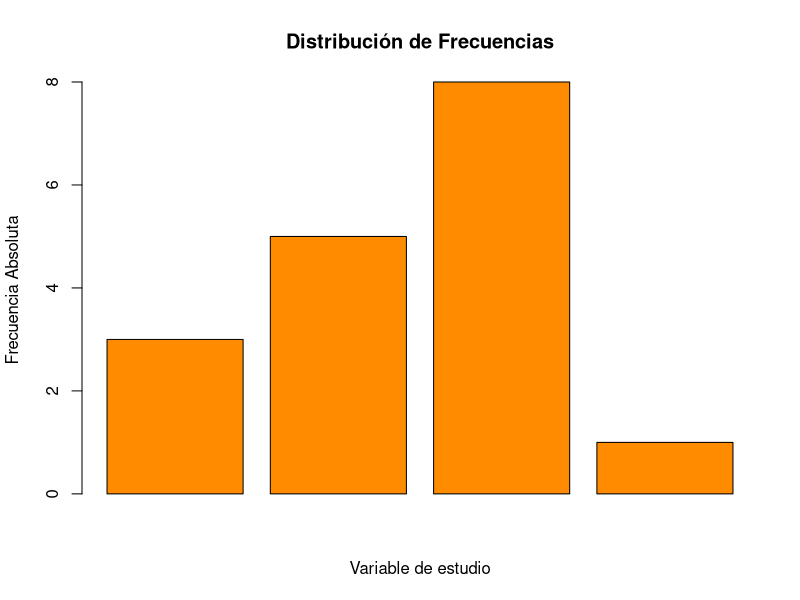

The R script that drew this image:
## ---- chunk 1
#| label: carga-datos
data(mtcars)
variable_estudio <- mtcars$gear
## ---- chunk 2
#| echo: false
colores=c("seagreen", "indianred" , "steelblue", "darkorange") 
grupo1= letters[1:6]  
grupo2= letters[7:13]
grupo3= letters[14:20]
grupo4= letters[21:26] 
## ---- chunk 3
#| echo: false
ni=c(3,5,8,1) 
## ---- chunk 4
#| echo: false  
#| eval: true  
#| label: grafico-barras-personalizado
barplot(ni, 
        main = "Distribución de Frecuencias",
        xlab = "Variable de estudio",
        ylab = "Frecuencia Absoluta",
        col  = "darkorange") 
